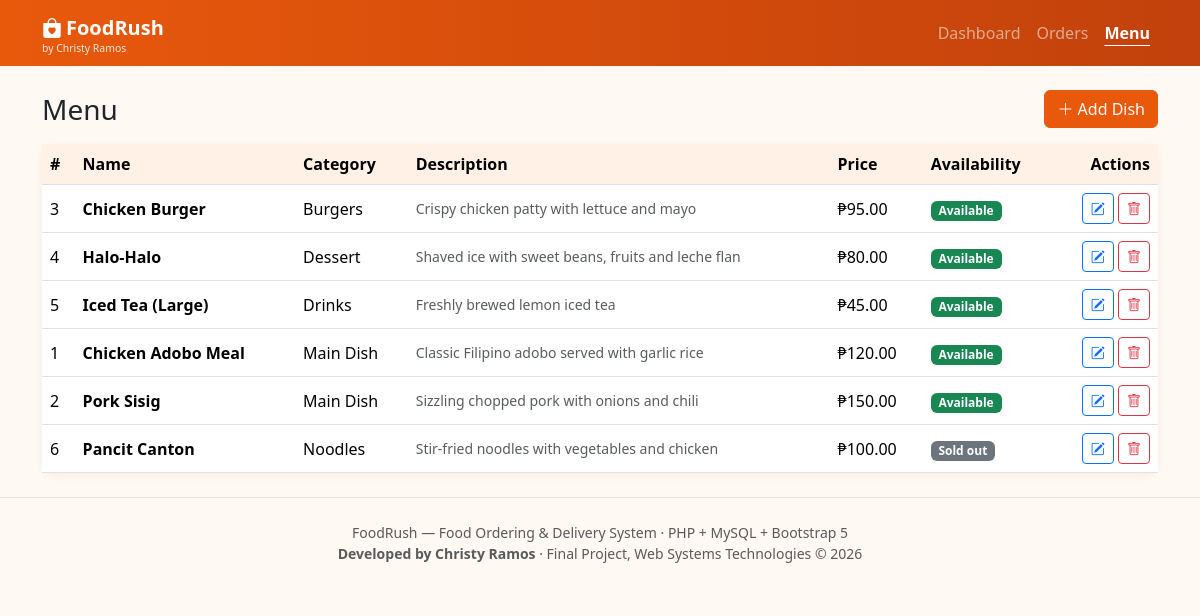
Page /menu.php on the committed database.
### tables this page shows
CREATE TABLE menu_items (
    id          INT AUTO_INCREMENT PRIMARY KEY,
    name        VARCHAR(100)  NOT NULL,
    category    VARCHAR(50)   NOT NULL DEFAULT 'Main Dish',
    description TEXT,
    price       DECIMAL(8,2)  NOT NULL,
    available   TINYINT(1)    NOT NULL DEFAULT 1,
    created_at  TIMESTAMP     NOT NULL DEFAULT CURRENT_TIMESTAMP
);

### db_connect.php (called while the page is built, shortened)
<?php
function e($value) {
    return htmlspecialchars((string)$value, ENT_QUOTES, 'UTF-8');
}

### menu.php (the view, shortened to what this page needs)
<?php
require 'db_connect.php';
$items = $conn->query("SELECT * FROM menu_items ORDER BY category, name");
include 'includes/header.php';
?>
<div class="d-flex justify-content-between align-items-center mb-3 flex-wrap gap-2">
    <h1 class="h3 mb-0">Menu</h1>
    <a href="menu_form.php" class="btn btn-brand"><i class="bi bi-plus-lg"></i> Add Dish</a>
</div>
<div class="card">
    <div class="table-responsive">
        <table class="table table-hover align-middle mb-0">
            <thead><tr><th>#</th><th>Name</th><th>Category</th><th>Description</th><th>Price</th><th>Availability</th><th class="text-end">Actions</th></tr></thead>
            <tbody>
            <?php while ($m = $items->fetch_assoc()): ?>
                <tr>
                    <td><?= $m['id'] ?></td>
                    <td class="fw-semibold"><?= e($m['name']) ?></td>
                    <td><?= e($m['category']) ?></td>
                    <td class="text-muted small"><?= e($m['description']) ?></td>
                    <td>&#8369;<?= number_format($m['price'], 2) ?></td>
                    <td><?= $m['available'] ? '<span class="badge bg-success">Available</span>' : '<span class="badge bg-secondary">Sold out</span>' ?></td>
                    <td class="text-end text-nowrap">
                        <a href="menu_form.php?id=<?= $m['id'] ?>" class="btn btn-sm btn-outline-primary" title="Edit"><i class="bi bi-pencil-square"></i></a>
                        <form action="menu_delete.php" method="post" class="d-inline" onsubmit="return confirm('Delete this dish?');">
                            <button class="btn btn-sm btn-outline-danger" title="Delete"><i class="bi bi-trash"></i></button>
                        </form>
                    </td>
                </tr>
            <?php endwhile; ?>
            </tbody>
        </table>
    </div>
</div>
<?php include 'includes/footer.php'; ?>

### assets/style.css (style rules this page uses)
:root { --brand: #e8590c; --brand-dark: #c2410c; }
body { background: #fff8f3; }
.btn-brand { background: var(--brand); border-color: var(--brand); color: #fff; }
.card { border: 0; border-radius: 14px; box-shadow: 0 2px 10px rgba(0,0,0,.06); }
.table thead th { background: #fff1e6; white-space: nowrap; }

### rows in the picture
menu_items: id "3", name "Chicken Burger", category "Burgers", description "Crispy chicken patty with lettuce and mayo", price "95.00", available "Available"
menu_items: id "4", name "Halo-Halo", category "Dessert", description "Shaved ice with sweet beans, fruits and leche flan", price "80.00", available "Available"
menu_items: id "5", name "Iced Tea (Large)", category "Drinks", description "Freshly brewed lemon iced tea", price "45.00", available "Available"
menu_items: id "1", name "Chicken Adobo Meal", category "Main Dish", description "Classic Filipino adobo served with garlic rice", price "120.00", available "Available"
menu_items: id "2", name "Pork Sisig", category "Main Dish", description "Sizzling chopped pork with onions and chili", price "150.00", available "Available"
menu_items: id "6", name "Pancit Canton", category "Noodles", description "Stir-fried noodles with vegetables and chicken", price "100.00", available "Sold out"
